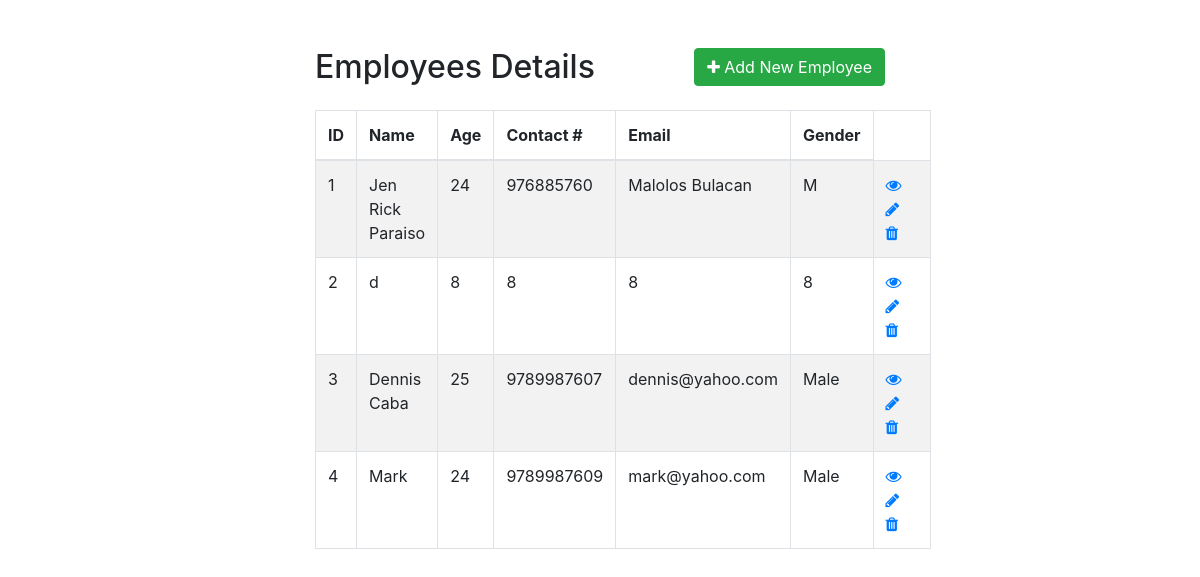
The page / on the database its author committed.
### tables this page shows
CREATE TABLE IF NOT EXISTS `employees` (
  `name` varchar(256) NOT NULL,
  `age` int(3) NOT NULL,
  `contactnumber` varchar(11) NOT NULL,
  `emailaddress` varchar(256) NOT NULL,
  `gender` varchar(10) NOT NULL,
  `id` int(10) NOT NULL AUTO_INCREMENT,
  PRIMARY KEY (`id`)
);

### index.php (the view, shortened to what this page needs)
<!DOCTYPE html>
<html lang="en">
<head>
    <link rel="stylesheet" href="https://stackpath.bootstrapcdn.com/bootstrap/4.5.2/css/bootstrap.min.css">
    <link rel="stylesheet" href="https://maxcdn.bootstrapcdn.com/font-awesome/4.7.0/css/font-awesome.min.css">
</head>
<body>
    <div class="wrapper">
        <div class="container-fluid">
            <div class="row">
                <div class="col-md-12">
                    <div class="mt-5 mb-3 clearfix">
                        <h2 class="pull-left">Employees Details</h2>
                        <a href="create.php" class="btn btn-success pull-right"><i class="fa fa-plus"></i> Add New Employee</a>
                    </div>
                    <?php
                    require_once "config.php";
                    $sql = "SELECT * FROM employees";
                    if($result = mysqli_query($link, $sql)){
                        if(mysqli_num_rows($result) > 0){
                            echo '<table class="table table-bordered table-striped">';
                                echo "<thead>";
                                    echo "<tr>";
                                        echo "<th>ID</th>";
                                        echo "<th>Name</th>";
                                        echo "<th>Age</th>";
                                        echo "<th>Contact #</th>";
                                        echo "<th>Email</th>";
                                        echo "<th>Gender</th>";
                                    echo "</tr>";
                                echo "</thead>";
                                echo "<tbody>";
                                while($row = mysqli_fetch_array($result)){
                                    echo "<tr>";
                                        echo "<td>" . $row['id'] . "</td>";
                                        echo "<td>" . $row['name'] . "</td>";
                                        echo "<td>" . $row['age'] . "</td>";
                                        echo "<td>" . $row['contactnumber'] . "</td>";
                                        echo "<td>" . $row['emailaddress'] . "</td>";
                                        echo "<td>" . $row['gender'] . "</td>";
                                        echo "<td>";
                                            echo '<a href="read.php?id='. $row['id'] .'" class="mr-3" title="View Record" data-toggle="tooltip"><span class="fa fa-eye"></span></a>';
                                            echo '<a href="update.php?id='. $row['id'] .'" class="mr-3" title="Update Record" data-toggle="tooltip"><span class="fa fa-pencil"></span></a>';
                                            echo '<a href="delete.php?id='. $row['id'] .'" title="Delete Record" data-toggle="tooltip"><span class="fa fa-trash"></span></a>';
                                        echo "</td>";
                                    echo "</tr>";
                                }
                                echo "</tbody>";
                            echo "</table>";
                        } else{
                            echo '<div class="alert alert-danger"><em>No records were found.</em></div>';
                        }
                    } else{
                        echo "Oops! Something went wrong. Please try again later.";
                    }
                    ?>
                </div>
            </div>
        </div>
    </div>
</body>
</html>

### index.php (style rules this page uses)
.wrapper { width: 600px; margin: 0 auto; }
table tr td:last-child { width: 120px; }

### rows shown on the page
employees: id "1", name "Jen Rick Paraiso", age "24", contactnumber "976885760", emailaddress "Malolos Bulacan", gender "M"
employees: id "2", name "d", age "8", contactnumber "8", emailaddress "8", gender "8"
employees: id "3", name "Dennis Caba", age "25", contactnumber "9789987607", emailaddress "dennis@yahoo.com", gender "Male"
employees: id "4", name "Mark", age "24", contactnumber "9789987609", emailaddress "mark@yahoo.com", gender "Male"
